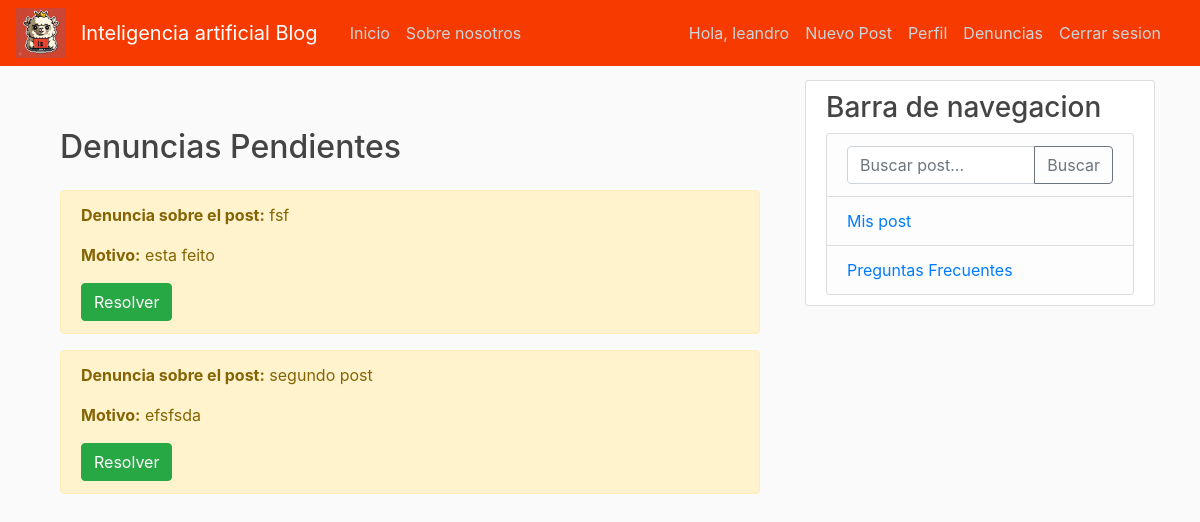
The page /Spa/denuncias/ (signed in) on the database its author committed.
### Spa/models.py (models this page shows, shortened)
class Denuncia(models.Model):
    post = models.ForeignKey('Spa.Post', on_delete=models.CASCADE, related_name='denuncias')
    denunciante = models.ForeignKey(User, on_delete=models.CASCADE)
    motivo = models.TextField(null=False, blank=False)
    fecha_denuncia = models.DateTimeField(auto_now_add=True)
    estado = models.CharField(max_length=20, default='pendiente')

class Post(models.Model):
    titulo = models.CharField(max_length=100)
    contenido = models.TextField()
    fecha_posteo = models.DateTimeField(default=timezone.now)
    autor = models.ForeignKey(User, on_delete=models.CASCADE)
    imagen = models.ImageField(upload_to='imagenes/', blank=True, null=True)

### Spa/views.py (the view)
@staff_member_required
def gestionar_denuncias(request):
    denuncias = Denuncia.objects.filter(estado='pendiente')
    context = {
        'denuncias': denuncias
    }
    return render(request, 'spa/gestionar_denuncias.html', context)

### Spa/templates/spa/gestionar_denuncias.html
{% extends "spa/base.html" %}
{% block content %}
<div class="container mt-5">
    <h2 class="mb-4">Denuncias Pendientes</h2>
    {% for denuncia in denuncias %}
        <div class="alert alert-warning mb-3">
            <p><strong>Denuncia sobre el post:</strong> {{ denuncia.post.titulo }}</p>
            <p><strong>Motivo:</strong> {{ denuncia.motivo }}</p>
            <a href="{% url 'resolver-denuncia' denuncia.pk %}" class="btn btn-success">Resolver</a>
        </div>
    {% empty %}
        <div class="alert alert-info">No hay denuncias pendientes.</div>
    {% endfor %}
</div>
{% endblock %}

### Spa/templates/spa/base.html (shortened to what this page needs)
{% load static %}
<!DOCTYPE html>
<html>
<head>
    <link rel="stylesheet" href="https://cdn.jsdelivr.net/npm/bootstrap@4.0.0/dist/css/bootstrap.min.css">
    <link rel="stylesheet" type="text/css" href="{% static 'Spa/main.css' %}">
</head>
<body>
    <header class="site-header">
        <nav class="navbar navbar-expand-md navbar-dark bg-steel fixed-top " style="background-color: #f73a00;">
            <img src="{% static 'Spa/IABLOG.jpeg' %}" alt="Logo de la página" style="height: 50px;">
          <div class="container">
            <a class="navbar-brand mr-4" href="{% url 'Inicio-Spa' %}">Inteligencia artificial Blog</a>
            <div class="collapse navbar-collapse" id="navbarToggle">
              <div class="navbar-nav mr-auto">
                <a class="nav-item nav-link" href="{% url 'Inicio-Spa' %}">Inicio</a>
                <a class="nav-item nav-link" href="{% url 'About-Spa' %}">Sobre nosotros</a>
              </div>
              <div class="navbar-nav">
                {% if user.is_authenticated %}
                  <span class="nav-item nav-link">Hola, {{ user.username }}</span>
                  <a class="nav-item nav-link" href="{% url 'post-create' %}">Nuevo Post</a>
                  <a class="nav-item nav-link" href="{% url 'profile' %}">Perfil</a>
                  {% if user.is_superuser %}
                      <a class="nav-item nav-link" href="{% url 'view-denuncias' %}">Denuncias</a>
                  {% endif %}
                  <a class="nav-item nav-link" href="{% url 'logout' %}">Cerrar sesion</a>
                {% else %}
                  <a class="nav-item nav-link" href="{% url 'login' %}">Iniciar sesion</a>
                  <a class="nav-item nav-link" href="{% url 'register' %}">Registrarse</a>
                {% endif %}
              </div>
            </div>
          </div>
        </nav>
    </header>
    <main role="main" class="container">
        <div class="row">
          <div class="col-md-8">
            {% block content %}{% endblock %}
          </div>
          <div class="col-md-4">
            <div class="content-section">
                <h3>Barra de navegacion</h3>
                <ul class="list-group">
                    <li class="list-group-item list-group-item-light">
                      <form method="GET" action="{% url 'search-posts' %}">
                          <div class="input-group">
                              <input type="text" name="q" class="form-control" placeholder="Buscar post..." aria-label="Buscar post">
                              <div class="input-group-append">
                                  <button class="btn btn-outline-secondary" type="submit">Buscar</button>
                              </div>
                          </div>
                      </form>
                    </li>
                    <li class="list-group-item list-group-item-light">
                        <a href="{% url 'mis-posts' %}">Mis post</a>
                    </li>
                    <li class="list-group-item list-group-item-light">
                      <a href="{% url 'faq' %}">Preguntas Frecuentes</a>
                    </li>
                </ul>
            </div>
        </div>
        </div>
    </main>
</body>
</html>

### Spa/static/Spa/main.css (style rules this page uses)
body { background: #fafafa; color: #333333; margin-top: 5rem; }
h1, h2, h3, h4, h5, h6 { color: #444444; }
ul { margin: 0; }
.bg-steel { background-color: #4A90E2; }
.site-header .navbar-nav .nav-link { color: #cbd5db; }
.content-section { background: #ffffff; padding: 10px 20px; border: 1px solid #dddddd; border-radius: 3px; margin-bottom: 20px; }

### rows shown on the page
Denuncia: post.titulo "fsf", motivo "esta feito"
Denuncia: post.titulo "segundo post", motivo "efsfsda"

### other values the page prints
{{ user.username }} "leandro"
